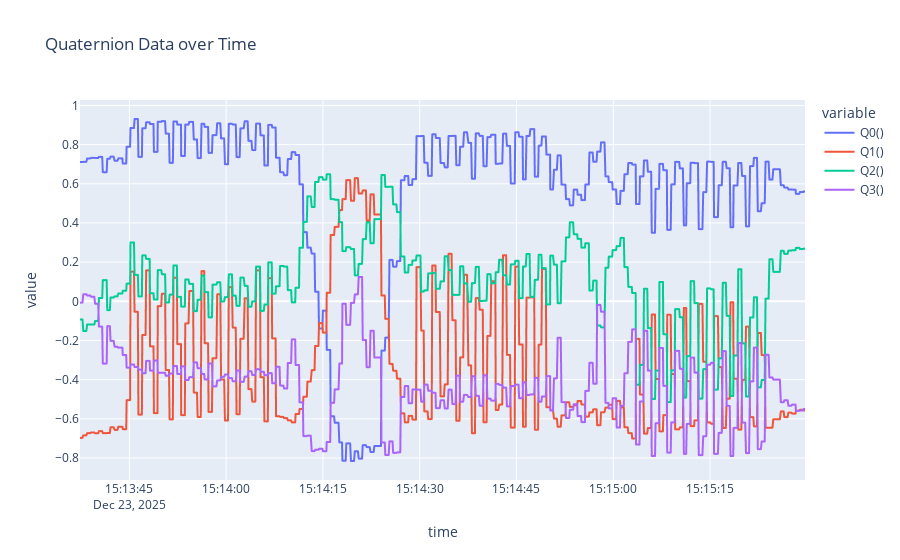

The cell this chart's notebook holds for it:
### Code cell
# Visualize Quaternion Data
fig_quaternion = px.line(df, y=['Q0()', 'Q1()', 'Q2()', 'Q3()'], title='Quaternion Data over Time')
fig_quaternion.show()

### Figure 1 — Plotly figure (JSON) as saved in the notebook; plotly's stock layout.template omitted (floating-point values rounded to 4 significant figures; data arrays with more than 128 entries replaced by an {"elided": "..."} marker saying what was removed)
{"data": [{"hovertemplate": "variable=Q0()<br>time=%{x}<br>value=%{y}<extra></extra>", "legendgroup": "Q0()", "line": {"color": "#636efa", "dash": "solid"}, "marker": {"symbol": "circle"}, "mode": "lines", "name": "Q0()", "showlegend": true, "type": "scattergl", "x": {"elided": "1117 str values"}, "xaxis": "x", "y": {"elided": "1117 float values"}, "yaxis": "y"}, {"hovertemplate": "variable=Q1()<br>time=%{x}<br>value=%{y}<extra></extra>", "legendgroup": "Q1()", "line": {"color": "#EF553B", "dash": "solid"}, "marker": {"symbol": "circle"}, "mode": "lines", "name": "Q1()", "showlegend": true, "type": "scattergl", "x": {"elided": "1117 str values"}, "xaxis": "x", "y": {"elided": "1117 float values"}, "yaxis": "y"}, {"hovertemplate": "variable=Q2()<br>time=%{x}<br>value=%{y}<extra></extra>", "legendgroup": "Q2()", "line": {"color": "#00cc96", "dash": "solid"}, "marker": {"symbol": "circle"}, "mode": "lines", "name": "Q2()", "showlegend": true, "type": "scattergl", "x": {"elided": "1117 str values"}, "xaxis": "x", "y": {"elided": "1117 float values"}, "yaxis": "y"}, {"hovertemplate": "variable=Q3()<br>time=%{x}<br>value=%{y}<extra></extra>", "legendgroup": "Q3()", "line": {"color": "#ab63fa", "dash": "solid"}, "marker": {"symbol": "circle"}, "mode": "lines", "name": "Q3()", "showlegend": true, "type": "scattergl", "x": {"elided": "1117 str values"}, "xaxis": "x", "y": {"elided": "1117 float values"}, "yaxis": "y"}], "layout": {"legend": {"title": {"text": "variable"}, "tracegroupgap": 0}, "title": {"text": "Quaternion Data over Time"}, "xaxis": {"anchor": "y", "domain": [0, 1], "title": {"text": "time"}}, "yaxis": {"anchor": "x", "domain": [0, 1], "title": {"text": "value"}}}}
